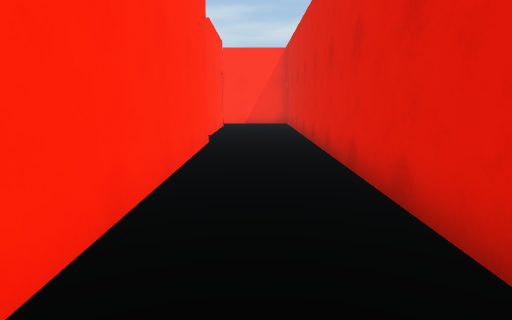
view 1 (above)

14 first-person views from a walk through a 3-D level made in the Unity game engine. The camera is 1.2 m above the floor, tilts 10° down and sees 75° across. The floor is counted in squares, 1 m on a side. Each view is taken from the middle of a square. On the plan, view 1 faces up. The plan holds only what a view shows up to about 14 squares ahead; the rest is blank. The place goes on beyond the plan. The player is left out.

view 2
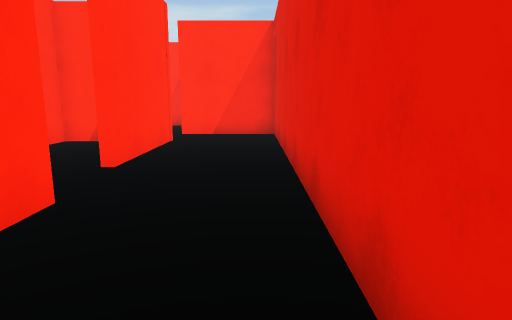

view 3
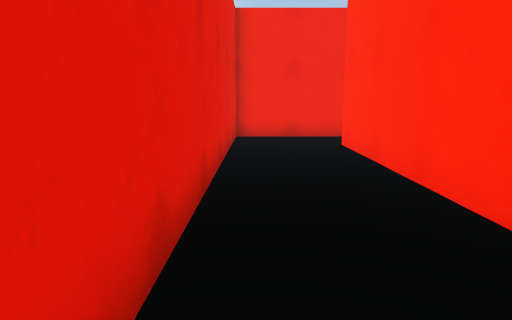

view 4
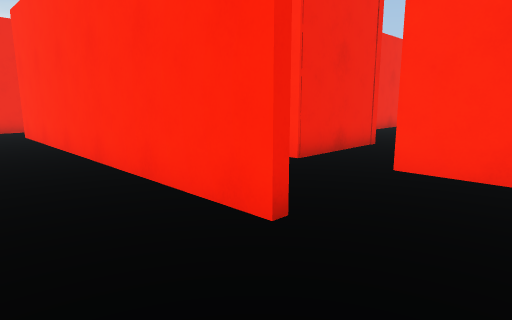

view 5
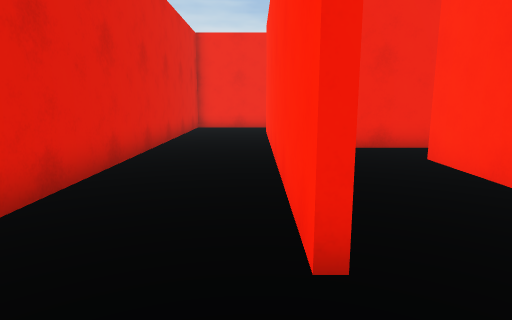

view 6
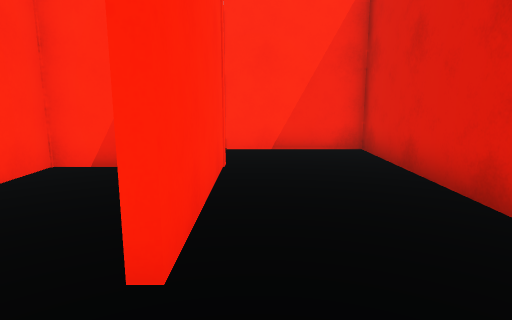

view 7
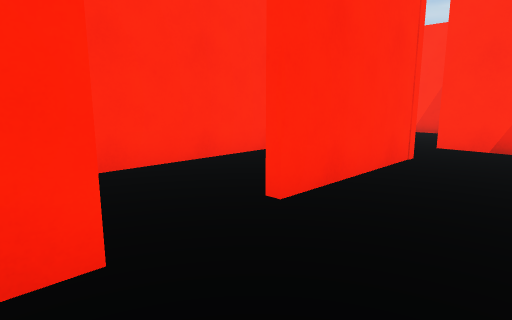

view 8
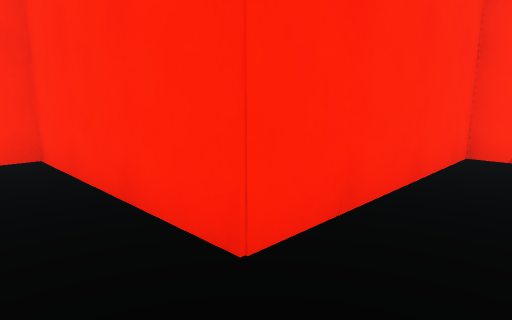

view 9
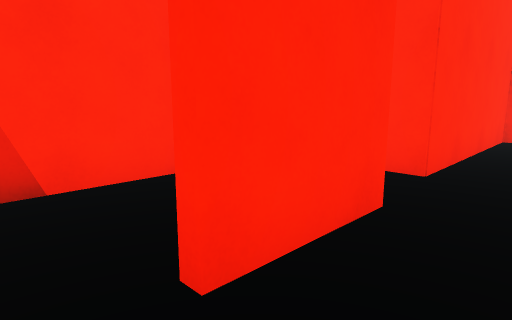

view 10
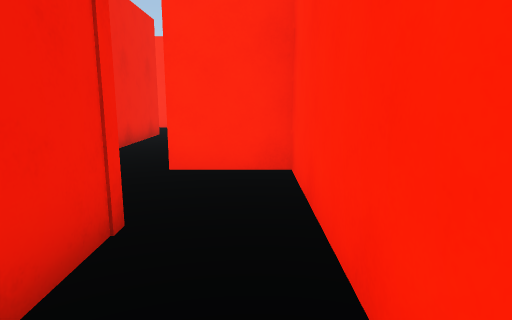

view 11
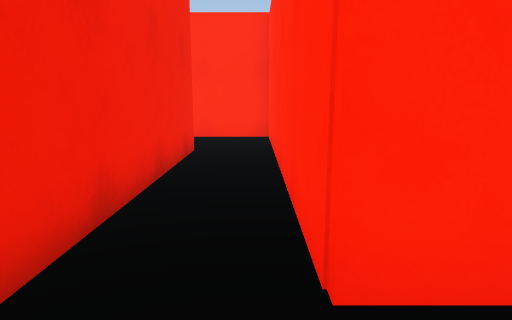

view 12
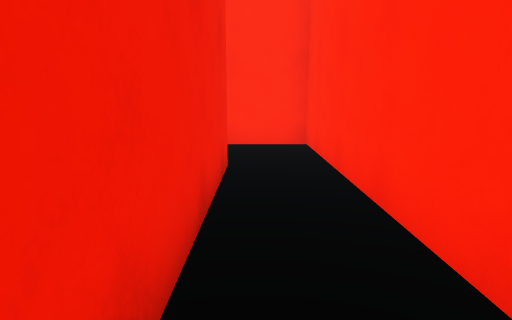

view 13
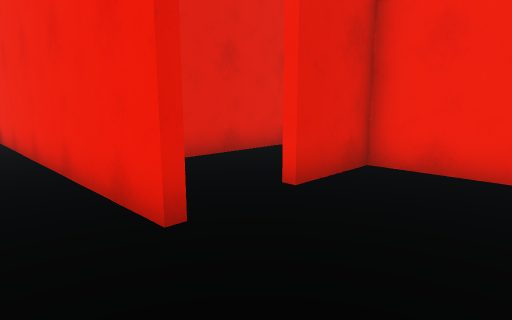

view 14
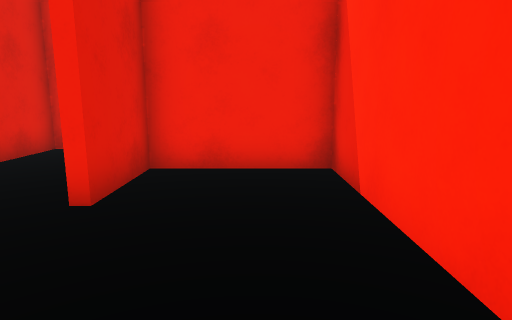

### Floor plan
Points are (right, up) in squares from view 1. A wall is a line through its corners. A room is listed if a view was taken in it or the views show most of it. See-through windows are left out.
Room 1 (views 1, 2, 3, 4, 5, 6, 7, 8, 9, 10)
walls: (-1.4, 9.9) (-1.4, -1.4); (-8.1, 7.7) (-4.6, 7.7) (-4.6, 5); (-5.6, 3.3) (-3.5, 3.3); (-1.6, 16.4) (-1.6, 12); (-3.5, 16.1) (-4.8, 16.1) (-4.8, 9.6) (-10.8, 9.6) (-10.8, 7.4); (-2, -3.5) (1.7, -3.5) (1.7, 18.4) (-1.8, 18.4)
ways out: opening at (-9.5, 8) to room 2; opening at (-5, 4.5); opening at (-2, -2.5)
Room 2 (views 11, 12, 13, 14)
walls: (-17.2, 5.5) (-8.1, 5.5); (-10.8, 7.4) (-20.4, 7.4) (-20.4, 1.1) (-17.1, 1.1) (-17.1, 3.4)
ways out: opening at (-9.5, 8) to room 1

Positions as (right, up) in squares from view 1, and headings:
1: (0, 0), facing up
2: (1, 6), facing up
3: (1, 8), facing down
4: (1, 12), facing down-left
5: (-1, 12), facing down
6: (-1, 10), facing up
7: (1, 9), facing up-left
8: (-3, 8), facing up-left
9: (-3, 4), facing up-left
10: (-5, 9), facing left
11: (-9, 7), facing left
12: (-11, 6), facing left
13: (-20, 7), facing down-right
14: (-19, 7), facing down
